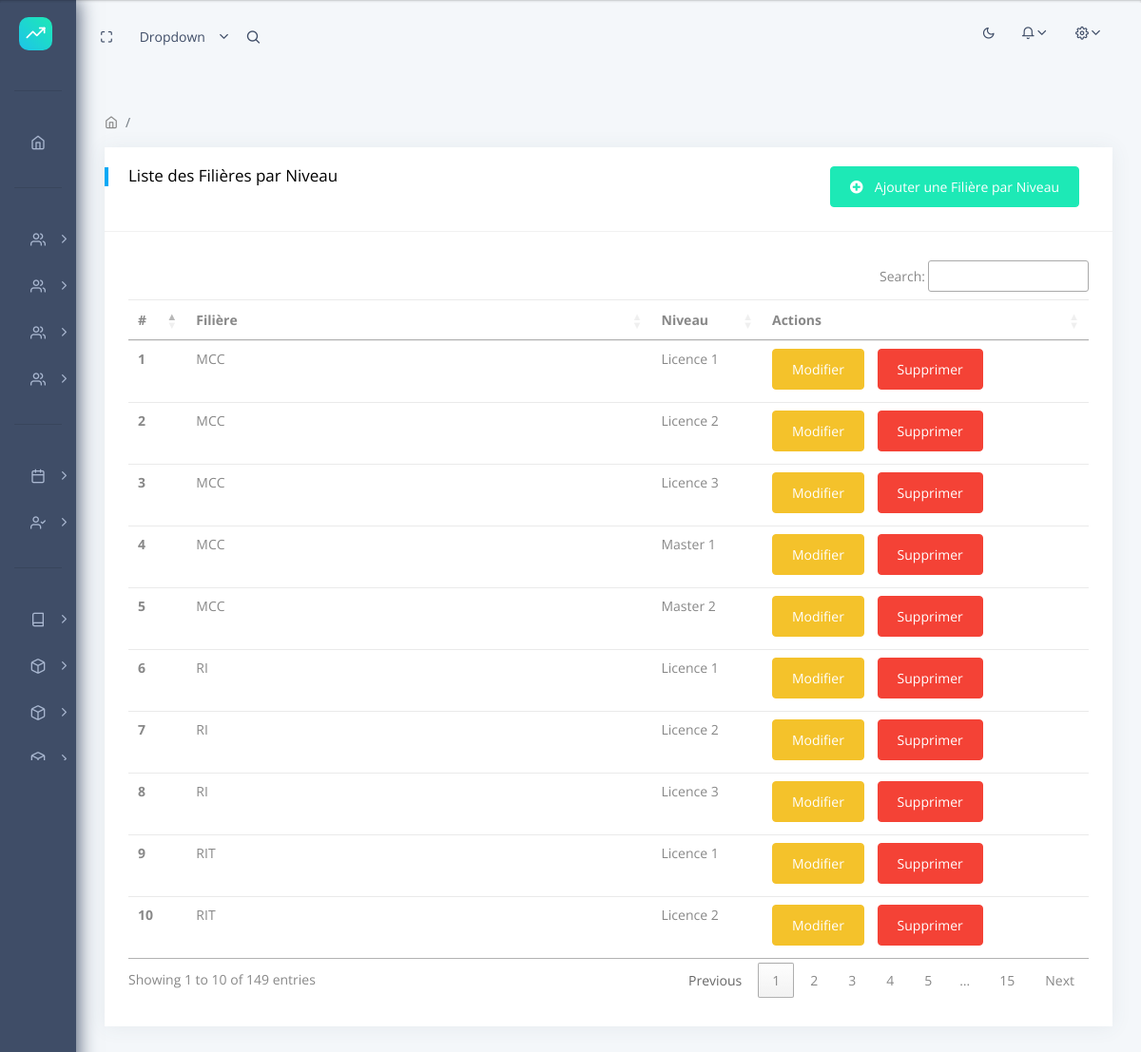
/courses/departmentlevels/ (signed in), run on an earlier commit of the app's database.
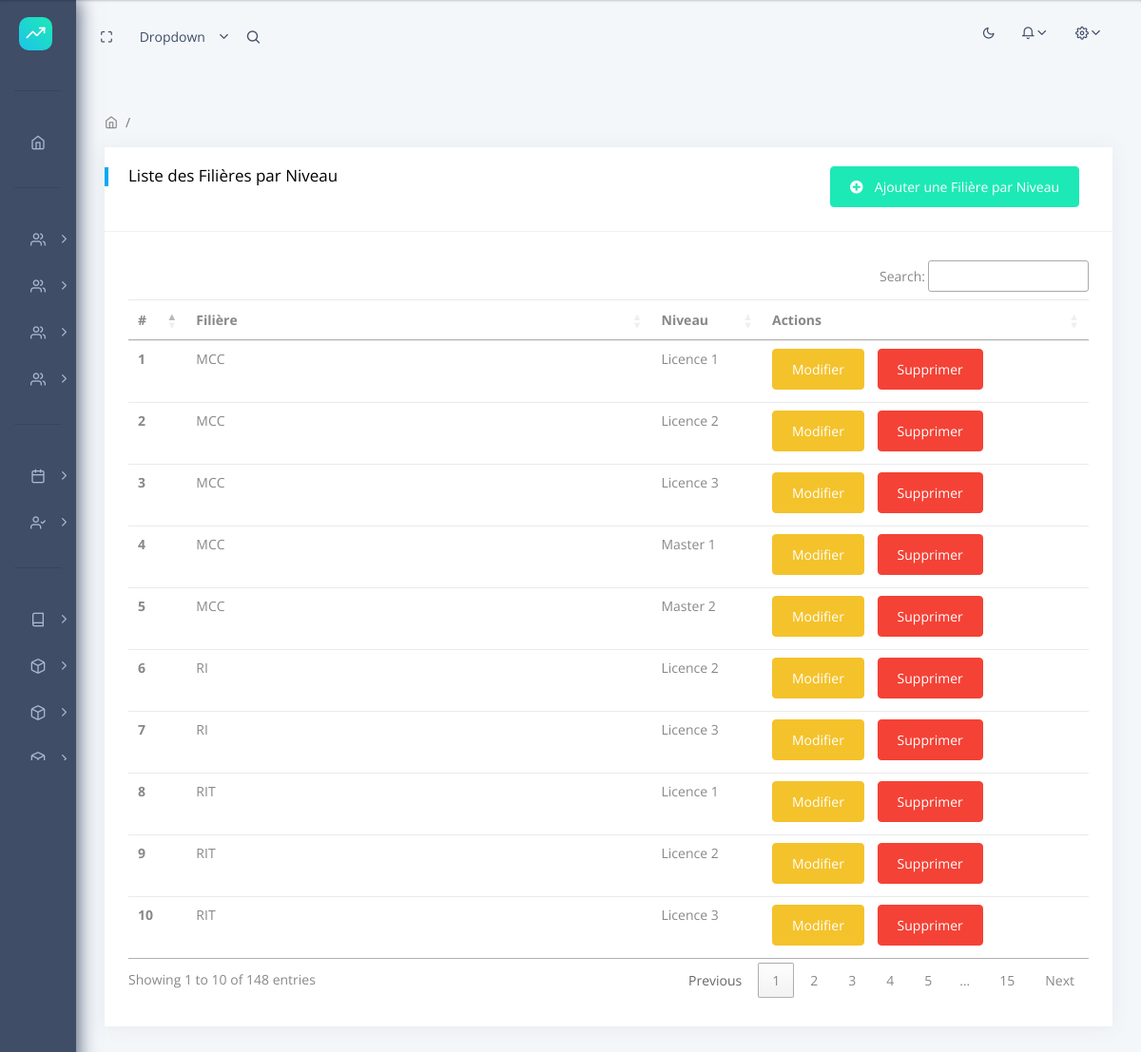
And on a later commit of the database.
### apps/courses/models.py (models this page shows, shortened)
class DepartmentLevel(models.Model):
    department = models.ForeignKey(Department, on_delete=models.CASCADE, related_name='department_levels', verbose_name=_('Département'))
    level = models.ForeignKey(Level, on_delete=models.CASCADE, related_name='department_levels', verbose_name=_('Niveau'))
    class Meta:
        constraints = [
                        models.UniqueConstraint(fields=['department', 'level'], name='unique_department_level')
                    ]# Assure qu'une combinaison département-niveau est unique.
        verbose_name = _('Niveau départemental')
        verbose_name_plural = _('Niveaux départementaux')

class Department(models.Model):
    name = models.CharField(max_length=100, unique=True, db_index=True, verbose_name=_('Nom'))
    description = models.TextField(blank=True, verbose_name=_('Description'))
    class Meta:
        ordering = ['name']
        verbose_name = _('Département')
        verbose_name_plural = _('Départements')

class Level(models.Model):
    LEVEL_CHOICES = (
        ('L1', _('Licence 1')),
        ('L2', _('Licence 2')),
        ('L3', _('Licence 3')),
        ('M1', _('Master 1')),
        ('M2', _('Master 2')),
    )
    name = models.CharField(max_length=2, choices=LEVEL_CHOICES, unique=True, verbose_name=_('Niveau'))
    class Meta:
        verbose_name = _('Niveau d\'études')
        verbose_name_plural = _('Niveaux d\'études')

### apps/courses/views.py (the view)
# urls.py: path('departmentlevels/', DepartmentLevelListView.as_view(), name='departmentlevel_list'),
class DepartmentLevelListView(LoginRequiredMixin,PermissionRequiredMixin,AdminTestMixin,ListView):
    model = DepartmentLevel
    template_name = 'courses/departmentlevel_list.html'
    permission_required= 'courses.view_departmentlevel'
    extra_context = {
        'title': 'Liste des Filières par Niveau',
        'create_url': 'courses:departmentlevel_add',
        'edit_url': 'courses:departmentlevel_edit',
        'delete_url': 'courses:departmentlevel_delete',
    }

### apps/home/mixins.py (called while the page is built)
    def test_func(self):
        return self.request.user.is_admin

### apps/users/models.py (called while the page is built)
    def has_role(self, role):
        if not self.is_authenticated:
            return False
        return self.role == role

    @property
    def is_student(self):
        return self.has_role('student')

    @property
    def is_parent(self):
        return self.has_role('parent')

    @property
    def is_admin(self):
        return self.has_role('admin')

### templates/courses/departmentlevel_list.html
{% extends 'layouts/base.html' %}
{% load static %}
{% block content %}
    <div class="row">
      <div class="col-xl-12">
        <div class="card">
          <div class="card-header">
            <h5>{{title}}</h5>
              {% if perms.courses.add_departmentlevel %}
                <a href="{% url create_url %}" class="btn btn-success float-right"><i class="fa fa-plus-circle"></i>Ajouter une Filière par Niveau</a>
              {% endif %}
          </div>
          <div class="card-block table-border-style">
            <div class="table-responsive">
              <table class="table table-hover dataTable">
                <thead>
                  <tr>
                    <th scope="col">#</th>
                    <th scope="col">Filière</th>
                    <th scope="col">Niveau</th>
                    <th scope="col">Actions</th>
                  </tr>
                </thead>
                <tbody>
                  {% for department_level in object_list %}
                  <tr>
                    <th scope="row">{{ forloop.counter }}</th>
                    <td>{{ department_level.department.name }}</td>
                    <td>{{ department_level.level.get_name_display }}</td>
                    <td>
                      {% if perms.courses.add_departmentlevel %}
                        <a href="{% url edit_url department_level.pk %}" class="btn btn-warning btn-sm">Modifier</a>
                      {%endif %}
                      {% if perms.courses.delete_departmentlevel %}
                        <a href="{% url delete_url department_level.pk %}" class="btn btn-danger btn-sm">Supprimer</a>
                      {% endif %}
                    </td>
                  </tr>
                  {% endfor %}
                </tbody>
              </table>
            </div>
          </div>
        </div>
      </div>
    </div>
{% endblock content %}

What changed in the data, as far as the page shows it:
removed DepartmentLevel: department.name "RI", level.name "Licence 1"
now on this page (row unchanged): DepartmentLevel: department.name "RIT", level.name "Licence 3"
Also different on the page:
text written by a page script: "Search: Showing 1 to 10 of 149 entries Previous 1 2 3 4 5 … 15 Next" → "Search: Showing 1 to 10 of 148 entries Previous 1 2 3 4 5 … 15 Next"
